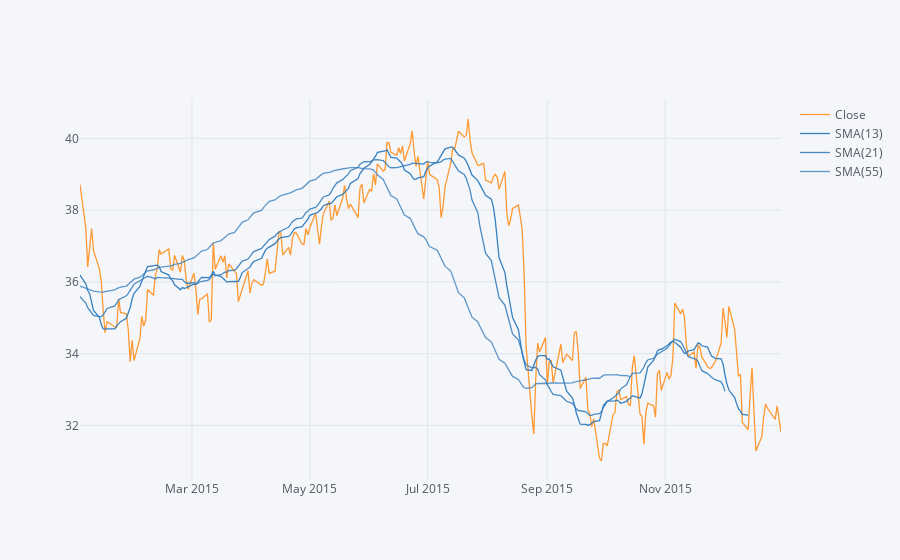

Notebook code cell kept with this figure:
### Markdown cell above
** Use .ta_plot(study='sma') to create a Simple Moving Averages plot of Morgan Stanley for the year 2015.**

### Code cell
MS_sma = MS['Close'].loc['2016-01-01':'2015-01-01']
MS_sma.ta_plot(study='sma',periods=[13,21,55],title='Simple Moving Averages')

### Figure 1 — Plotly figure (JSON) as saved in the notebook; plotly's stock layout.template omitted (floating-point values rounded to 4 significant figures; data arrays with more than 128 entries replaced by an {"elided": "..."} marker saying what was removed)
{"data": [{"line": {"color": "rgba(255, 153, 51, 1.0)", "dash": "solid", "shape": "linear", "width": 1.3}, "mode": "lines", "name": "Close", "text": "", "type": "scatter", "x": {"elided": "252 str values"}, "y": {"elided": "252 float values"}}, {"line": {"color": "rgba(55, 128, 191, 1.0)", "dash": "solid", "shape": "linear", "width": 1.3}, "mode": "lines", "name": "SMA(13)", "text": "", "type": "scatter", "x": {"elided": "252 str values"}, "y": {"elided": "252 mixed values"}}, {"line": {"color": "rgba(55, 128, 191, 0.8999999999999999)", "dash": "solid", "shape": "linear", "width": 1.3}, "mode": "lines", "name": "SMA(21)", "text": "", "type": "scatter", "x": {"elided": "252 str values"}, "y": {"elided": "252 mixed values"}}, {"line": {"color": "rgba(55, 128, 191, 0.7999999999999998)", "dash": "solid", "shape": "linear", "width": 1.3}, "mode": "lines", "name": "SMA(55)", "text": "", "type": "scatter", "x": {"elided": "252 str values"}, "y": {"elided": "252 mixed values"}}], "layout": {"legend": {"bgcolor": "#F5F6F9", "font": {"color": "#4D5663"}}, "paper_bgcolor": "#F5F6F9", "plot_bgcolor": "#F5F6F9", "title": {"font": {"color": "#4D5663"}}, "xaxis": {"gridcolor": "#E1E5ED", "showgrid": true, "tickfont": {"color": "#4D5663"}, "title": {"font": {"color": "#4D5663"}, "text": ""}, "zerolinecolor": "#E1E5ED"}, "yaxis": {"gridcolor": "#E1E5ED", "showgrid": true, "tickfont": {"color": "#4D5663"}, "title": {"font": {"color": "#4D5663"}, "text": ""}, "zerolinecolor": "#E1E5ED"}}}
